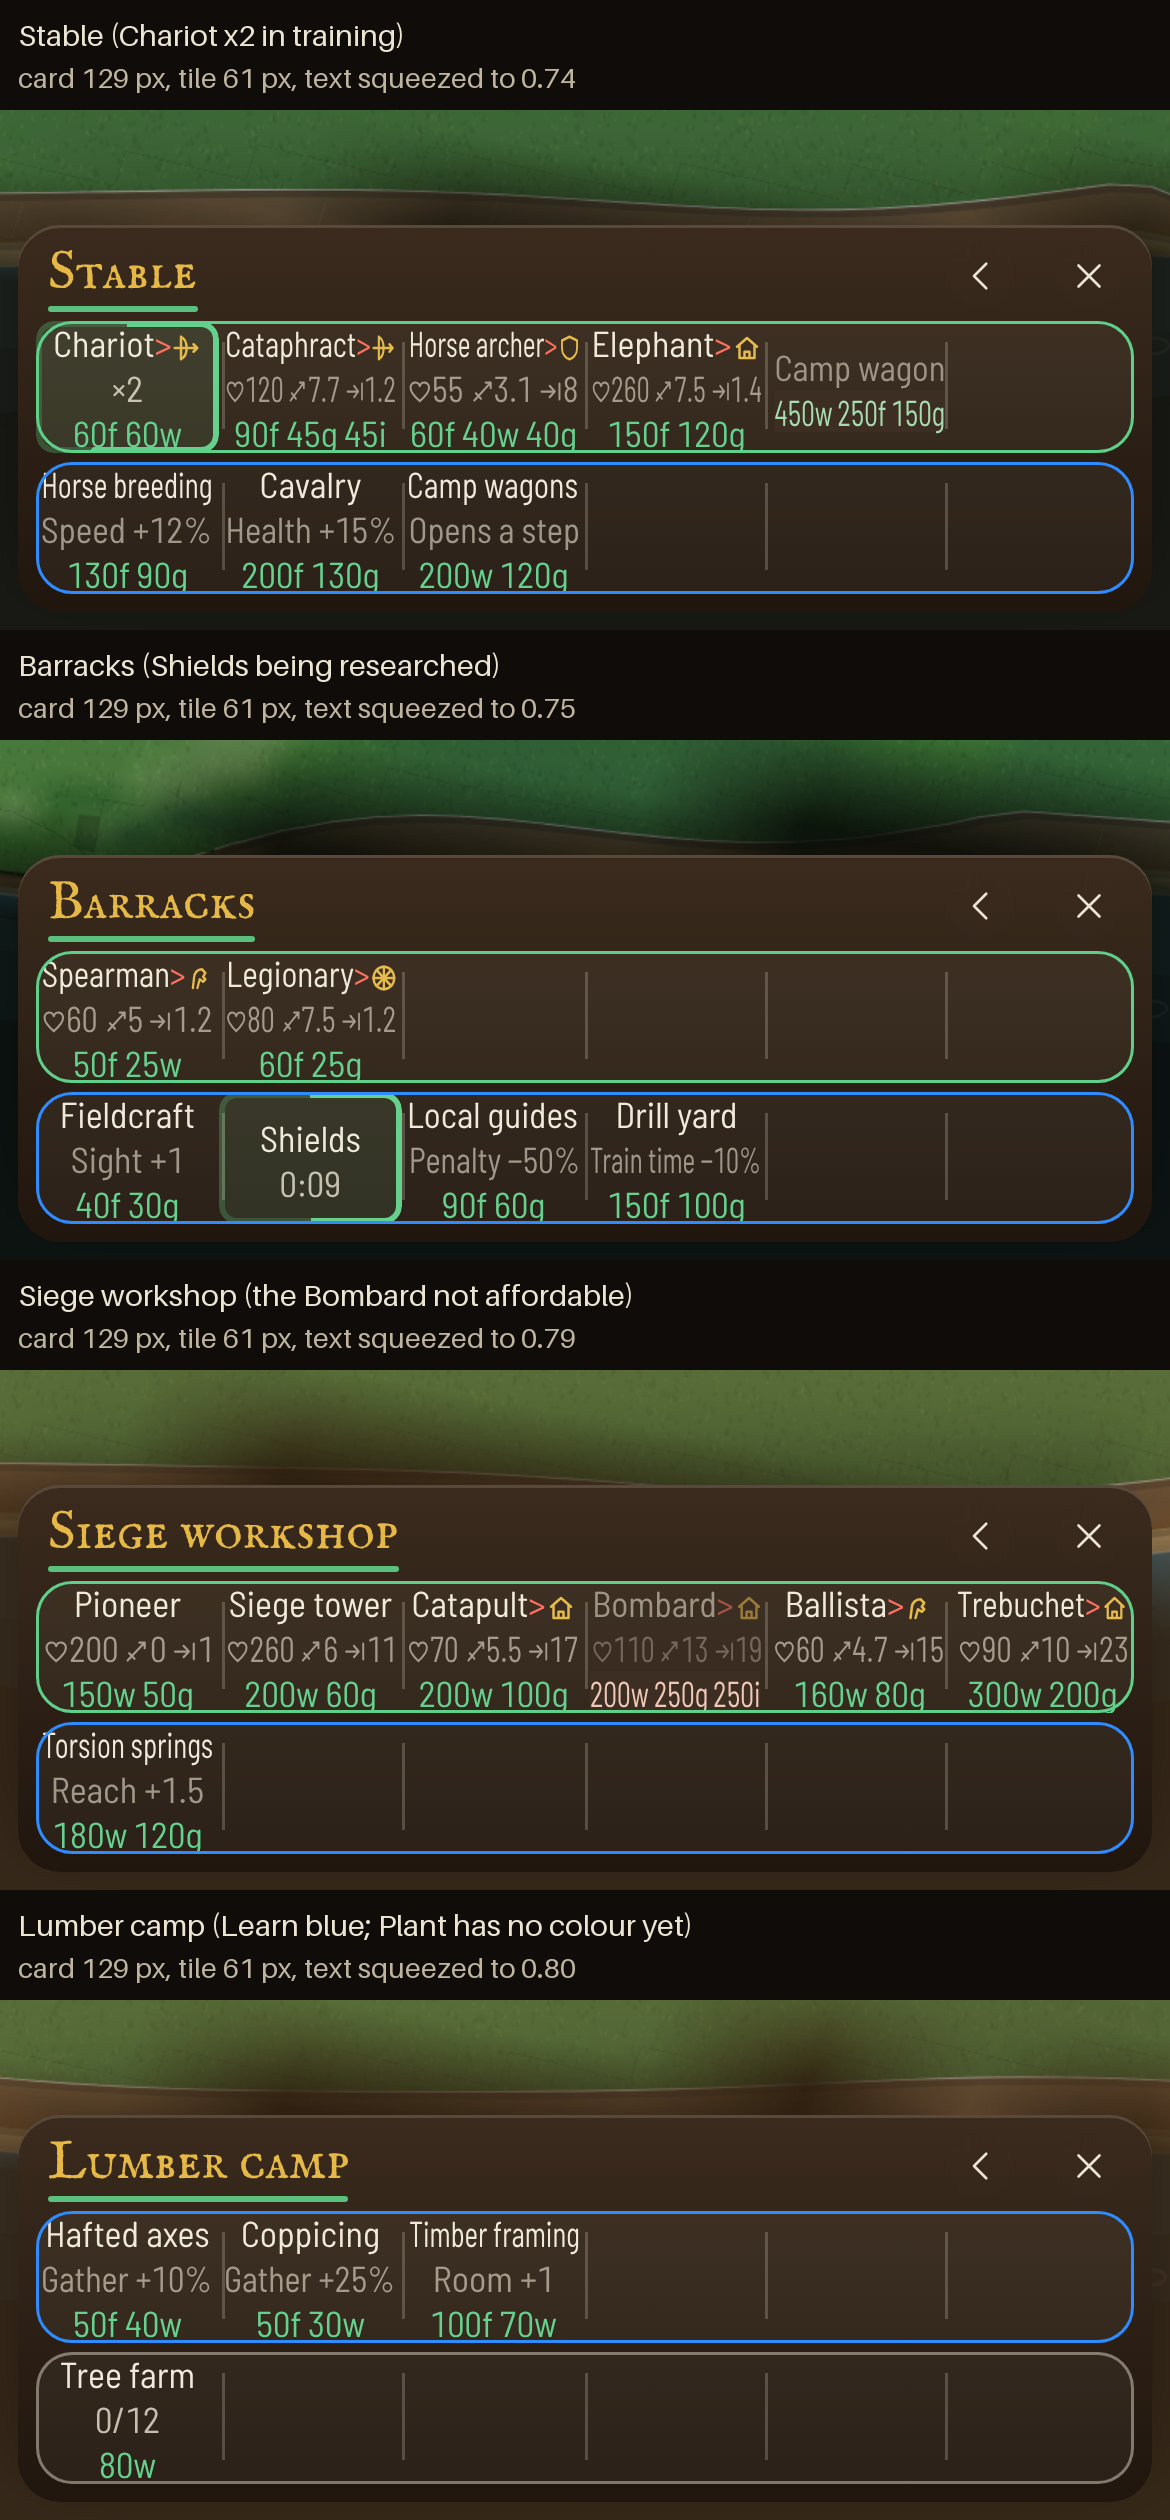

Write Python code to recreate this figure.
# mock: the building card, the 18:08 layout in a 2027 skin, on n65's real cells. python3 pads10.py <v100 dir> <out.png> <before.png>
import asyncio, sys, os, json
from playwright.async_api import async_playwright
from PIL import Image, ImageDraw
V, OUT, BEFORE = sys.argv[1], sys.argv[2], sys.argv[3]
PREP = r"""(async () => { const W = (ms) => new Promise((r) => setTimeout(r, ms)), S = MENU.S, D = FK.D, SH = BOOKS.shells; MENU.act('start'); await W(400); S.tab = null; MENU.render(true);
 Object.assign(FK.SIDES[0].store, { food: 900, wood: 900, gold: 600, stone: 300, iron: 200 }); FK.SIDES[0].age = 3; const h0 = FK.seatOf(0), made = {};
 for (const n of ['Barracks', 'Stable', 'Siege workshop', 'Lumber camp']) { const c = Object.keys(SH).find((k) => SH[k].name === n); out: for (let d = 8; d < 240; d++) for (const [i, j] of [[h0.i + d, h0.j], [h0.i - d, h0.j], [h0.i, h0.j + d], [h0.i, h0.j - d], [h0.i + d, h0.j + d], [h0.i - d, h0.j - d]]) { if (!ECON.canPlace(c, i, j, 0)) continue; const t = FK.build(c, i, j, FK.SIDES[0].col); if (t) { t.side = 0; t.done = 1; made[n] = t; break out; } } }
 FK.pause(true); window.$made = made; window.$W = W; return Object.keys(made); })()"""
CSS = r"""
#base { background: linear-gradient(#3b2b1e, #20160e) !important; border: 0 !important; border-radius: 14px !important; padding: 4px 6px 6px !important; gap: 0 !important; box-shadow: 0 -10px 28px rgba(0,0,0,.32), inset 0 1px 0 rgba(236,229,211,.16) !important; }
.mk-hd { display: grid; grid-template-columns: 1fr auto 1fr; align-items: center; height: 29px; padding: 0 2px; }
.mk-l, .mk-r { display: flex; gap: GAPpx; align-items: center; } .mk-r { justify-content: flex-end; }
.mk-n span { font: 18px var(--display); color: var(--g1); position: relative; white-space: nowrap; line-height: 22px; display: inline-block; }
.mk-n span::after { content: ''; position: absolute; left: 1px; right: 1px; bottom: -1px; height: 2px; border-radius: 1px; background: #5fd08a; opacity: .9; }
#base .dot { width: 28px !important; height: 28px !important; border: 0 !important; box-shadow: none !important; flex: 0 0 28px; }
#base .dot:not(.red) { background: rgba(236,229,211,.10) !important; }
.mk-lb { display: grid; grid-template-columns: 1fr 1fr; align-items: end; font: var(--second); color: color-mix(in srgb, var(--g1) 92%, transparent); line-height: 14px; height: 15px; margin-bottom: 3px; position: relative; }
.mk-lb span { padding-left: 5px; } .mk-lb span + span { padding-left: 10px; }
.mk-more { position: absolute; right: 2px; bottom: 0; font: var(--second); line-height: 15px; color: rgba(236,229,211,.8); background: rgba(236,229,211,.10); border: 0; border-radius: 8px; padding: 0 8px; }
#base .row6 { display: grid !important; grid-template-columns: repeat(3, 1fr) 6px repeat(3, 1fr) !important; gap: 2px !important; background: none !important; align-items: stretch !important; }
#base .row6.r1 { margin-top: 2px; }
#base .row6 > .cell, #base .row6 > i { background: rgba(236,229,211,.10) !important; border: 0 !important; border-radius: 3px !important; box-shadow: none !important; height: 44px !important; min-width: 0; padding: 0 !important; margin: 0 !important; visibility: visible !important; opacity: 1 !important; position: relative; display: flex !important; flex-direction: column; align-items: center; justify-content: center; overflow: hidden; box-sizing: border-box; }
#base .row6 > i { background: rgba(236,229,211,.035) !important; }
#base .row6 > b.sp { background: none !important; }
#base .r0 > :nth-child(1), #base .r0 > :nth-child(5) { border-top-left-radius: 10px !important; }
#base .r0 > :nth-child(3), #base .r0 > :nth-child(7) { border-top-right-radius: 10px !important; }
#base .r1 > :nth-child(1), #base .r1 > :nth-child(5) { border-bottom-left-radius: 10px !important; }
#base .r1 > :nth-child(3), #base .r1 > :nth-child(7) { border-bottom-right-radius: 10px !important; }
#base .cell > span, #base .cell > small { display: inline-block; white-space: nowrap; line-height: 14px !important; font: var(--second); transform-origin: center; font-variant-numeric: tabular-nums; }
#base .cell > span { color: #f1eadb; }
#base .cell > small.c, #base .cell > small.u { color: rgba(236,229,211,.6) !important; }
#base .cell.dim { background: rgba(236,229,211,.045) !important; } #base .cell.dim > span, #base .cell.dim > small.u, #base .cell.dim > small.c { opacity: .55; }
#base .cell > svg.rg, #base .cell > i.rk { display: none !important; }
#base .cell.work { background: rgba(95,208,138,.10) !important; }
#base .cell.work::before { content: ''; position: absolute; inset: 0; border-radius: inherit; padding: 2px; background: conic-gradient(#5fd08a calc(var(--p) * 1turn), rgba(95,208,138,.22) 0); -webkit-mask: linear-gradient(#000 0 0) content-box, linear-gradient(#000 0 0); -webkit-mask-composite: xor; mask-composite: exclude; pointer-events: none; }
#base .cell > small.u svg { width: 9px !important; height: 9px !important; }
TIGHT

.pads { position: relative; }
.pads .fr { position: absolute; top: 0; bottom: 0; width: calc(50% - 1.5px); border-radius: 10px; box-sizing: border-box; border: 1.5px solid; pointer-events: none; background: linear-gradient(#ece5d338, #ece5d338) 33.33% 50% / 1px 74% no-repeat, linear-gradient(#ece5d338, #ece5d338) 66.66% 50% / 1px 74% no-repeat, linear-gradient(#ece5d338, #ece5d338) 50% 50% / 92% 1px no-repeat, rgba(236,229,211,.05); }
.pads.R .fr { width: auto; left: 0; right: 0; height: 44px; bottom: auto; border-radius: 12px; background: linear-gradient(#ece5d338, #ece5d338) 16.67% 50% / 1px 70% no-repeat, linear-gradient(#ece5d338, #ece5d338) 33.33% 50% / 1px 70% no-repeat, linear-gradient(#ece5d338, #ece5d338) 50% 50% / 1px 70% no-repeat, linear-gradient(#ece5d338, #ece5d338) 66.67% 50% / 1px 70% no-repeat, linear-gradient(#ece5d338, #ece5d338) 83.33% 50% / 1px 70% no-repeat, rgba(236,229,211,.05); } .pads.R .fr.r { top: auto; bottom: 0; } #base .pads.R .row6 { grid-template-columns: repeat(6, 1fr) !important; } #base .pads.R .row6.r1 { margin-top: 3px !important; }
.pads .fr.l { left: 0; } .pads .fr.r { right: 0; }
#base .pads .row6 { grid-template-columns: repeat(3, 1fr) 3px repeat(3, 1fr) !important; gap: 0 !important; margin-top: 0 !important; }
.mk-hd.padC { display: flex; justify-content: space-between; align-items: center; height: 26px; padding: 0 4px 2px; } .mk-hd.padC .mk-n span::after { left: 0; right: 0; } .mk-hd.padC .mk-r { gap: 14px; } #base .mk-hd.padC .dot { background: none !important; width: 22px !important; height: 22px !important; flex-basis: 22px; }
#base .pads .row6 > .cell, #base .pads .row6 > i, #base .pads .cell.dim { background: none !important; border-radius: 0 !important; }
#base .pads .cell.work { background: rgba(95,208,138,.10) !important; border-radius: 6px !important; }
.mk-hd.padB { display: flex; justify-content: space-between; align-items: center; height: 32px; padding: 0 4px 2px; }
.mk-hd.padA { display: flex; justify-content: space-between; align-items: flex-end; height: auto; padding: 2px 4px 4px; }
.mk-hd.padA .mk-n span::after, .mk-hd.padB .mk-n span::after { left: 0; right: 0; }
.clu { display: grid; grid-template-columns: 28px 28px; gap: 6px 10px; } .mk-hd.padB .mk-r { gap: 8px; }
"""
SHOW = r"""async ([n, opt, css]) => { const S = MENU.S, t = $made[n], W = $W; document.getElementById('mk-style')?.remove(); document.querySelector('#rank').style.display = '';
 const open = async () => { S.subject = t; S.tab = null; S.cpage = 0; MENU.render(true); await W(150); }, tabs = () => [...document.querySelectorAll('#base .tabs .cell')], cells = () => [...document.querySelectorAll('#base .tabs + .row6 > *')].filter((x) => x.tagName !== 'I'), go = async (tab) => { const e = tabs().find((x) => x.textContent.trim() === tab); if (!e) return false; e.click(); await W(150); return true; }, tap = async (word) => { const c = cells().find((x) => x.textContent.trim().startsWith(word)); S.tap = null; if (c) c.click(); await W(120); S.tap = null; };
 await open(); const names = tabs().map((x) => x.textContent.trim()).filter(Boolean), L = names[0], R = names[1];
 if (opt.queue) { for (let q = 0; q < (opt.taps || 1); q++) { await go(opt.queue[0]); await tap(opt.queue[1]); } for (let i = 0; i < opt.secs * 20; i++) FK.sim(0.05); MENU.render(true); await W(120); }
 const grab = async (tab) => ((await go(tab)) ? cells().map((x) => x.outerHTML) : []), tr = await grab(L), le = R ? await grab(R) : [];
 const rows = document.querySelectorAll('#base .row6'), E = '<i></i>', pad6 = (X) => [...X, E, E, E, E, E, E].slice(0, 6), a = pad6(tr), b = pad6(le), SP = '<b class="sp"></b>';
 rows[0].className = 'row6 r0'; rows[1].className = 'row6 r1'; rows[0].innerHTML = [...a.slice(0, 3), SP, ...b.slice(0, 3)].join(''); rows[1].innerHTML = [...a.slice(3), SP, ...b.slice(3)].join('');
 const rk = document.querySelector('#rank'), dots = [...rk.querySelectorAll('.dot')], nm = rk.querySelector('.exec span').textContent, hd = document.createElement('div'), lb = document.createElement('div');
 hd.className = 'mk-hd'; hd.innerHTML = '<div class="mk-l"></div><div class="mk-n"><span></span></div><div class="mk-r"></div>'; hd.querySelector('.mk-n span').textContent = nm;
 if (opt.B) { hd.querySelector('.mk-l').append(dots[0], dots[1], dots[2]); hd.querySelector('.mk-r').append(dots[3], dots[4], dots[5]); } else hd.querySelector('.mk-r').append(dots[3], dots[4]);
 lb.className = 'mk-lb'; lb.innerHTML = `<span>${L}</span><span>${R || ''}</span>` + (opt.B && names[2] ? `<button class="mk-more">${names.slice(2).join(' ')}</button>` : ''); rows[0].before(hd, lb); rk.style.display = 'none';
 if (opt.pad) { lb.remove(); const wrap = document.createElement('div'), COL = { Train: '#5fd08a', Learn: '#2f8cff' }, fr = (side, g) => `<div class="fr ${side}" style="border-color:${COL[g] || 'rgba(236,229,211,.45)'}"></div>`; wrap.className = 'pads' + (opt.rows ? ' R' : ''); if (opt.rows) { rows[0].innerHTML = a.join(''); rows[1].innerHTML = b.join(''); } rows[0].before(wrap); wrap.append(rows[0], rows[1]); wrap.insertAdjacentHTML('beforeend', fr('l', L) + fr('r', R));
  hd.className = 'mk-hd pad' + opt.pad; hd.innerHTML = '<div class="mk-n"><span></span></div>' + (opt.pad === 'A' ? '<div class="clu"></div>' : '<div class="mk-r"></div>'); hd.querySelector('.mk-n span').textContent = nm;
  if (opt.pad === 'A') hd.querySelector('.clu').append(dots[0], dots[5], dots[2], dots[1], dots[3], dots[4]); else if (opt.pad === 'C') hd.querySelector('.mk-r').append(dots[3], dots[4]); else hd.querySelector('.mk-r').append(dots[0], dots[1], dots[2], dots[3], dots[4], dots[5]); }
 const st = document.createElement('style'); st.id = 'mk-style'; st.textContent = css; document.head.append(st); await W(100);
 for (const c of document.querySelectorAll('#base .row6 > .cell')) { const k = c.querySelector(':scope > i.rk[data-rs="run"]'), rr = c.querySelector(':scope > svg.rg .rr'); if (k && rr) { c.classList.add('work'); c.style.setProperty('--p', Math.min(1, parseFloat(rr.getAttribute('stroke-dasharray')) || 1)); } }
 const fits = []; for (const c of document.querySelectorAll('#base .row6 > .cell')) { const cw = c.getBoundingClientRect().width - 4; for (const l of c.querySelectorAll(':scope > span, :scope > small')) { l.style.transform = 'none'; const nat = l.getBoundingClientRect().width, k = Math.min(1, cw / nat); l.style.transform = `scaleX(${k})`; if (k < 1) fits.push([l.textContent.trim(), +k.toFixed(2), Math.round(nat)]); } }
 const one = document.querySelector('#base .row6 > .cell'), sm = [...document.querySelectorAll('#base .cell > small')].find((x) => x.children.length > 1), g = sm ? getComputedStyle(sm) : null, sp = sm ? getComputedStyle(sm.children[1]) : null;
 return { names, tile: +one.getBoundingClientRect().width.toFixed(1), card: Math.round(document.querySelector('#base').getBoundingClientRect().height), fits: fits.sort((x, y) => x[1] - y[1]), gap: g ? [g.display, g.gap, sp.marginLeft, sp.paddingLeft, g.wordSpacing] : null, nameW: Math.round(hd.querySelector('.mk-n span').getBoundingClientRect().width) }; }"""
PANELS = [('Stable', 'Stable (Chariot x2 in training)', {'pad': 'C', 'rows': 1, 'queue': ['Train', 'Chariot'], 'secs': 5, 'taps': 2}),
          ('Barracks', 'Barracks (Shields being researched)', {'pad': 'C', 'rows': 1, 'queue': ['Learn', 'Shields'], 'secs': 9}),
          ('Siege workshop', 'Siege workshop (the Bombard not affordable)', {'pad': 'C', 'rows': 1}),
          ('Lumber camp', 'Lumber camp (Learn blue; Plant has no colour yet)', {'pad': 'C', 'rows': 1})]
async def main():
    tight = sys.argv[4] if len(sys.argv) > 4 else ''
    async with async_playwright() as p:
        b = await p.chromium.launch(executable_path='/usr/bin/google-chrome', args=['--no-sandbox', '--allow-file-access-from-files']); shots = []
        for n, title, opt in PANELS:
            pg = await b.new_page(viewport={'width': 390, 'height': 844}, device_scale_factor=3); errs = []; pg.on('pageerror', lambda e: errs.append(str(e)))
            await pg.goto('file://' + os.path.abspath(os.path.join(V, 'index.html')) + '#20261105'); await pg.wait_for_timeout(1500); await pg.evaluate(PREP)
            css = CSS.replace('GAPpx', '8px' if opt.get('B') else '12px').replace('TIGHT', tight)
            r = await pg.evaluate(SHOW, [n, opt, css]); await pg.wait_for_timeout(200); f = f'/tmp/mock/p10_{len(shots)}.png'; await pg.screenshot(path=f); low = [x[1] for x in r['fits'] if x[1] < 1]; shots.append((f"{title}", f"card {r['card']} px, tile {r['tile']} px, text squeezed to {min(low):.2f}", f)); print(n, r['card'], r['tile'], [x for x in r['fits'] if x[1] < .77], errs[:2]); await pg.close()
        await b.close()
    CH = 520; ims = [Image.open(f) for _, _, f in shots]; w, h = ims[0].size
    sheet = Image.new('RGB', (w, (CH + 110) * len(ims)), (16, 12, 9)); d = ImageDraw.Draw(sheet)
    for i, (title, sub, _) in enumerate(shots): y = i * (CH + 110); d.text((18, y + 16), title, fill=(236, 229, 211), font_size=30); d.text((18, y + 60), sub, fill=(190, 180, 160), font_size=28); sheet.paste(ims[i].crop((0, h - CH, w, h)), (0, y + 110))
    sheet.save(OUT); print(sheet.size)
asyncio.run(main())
